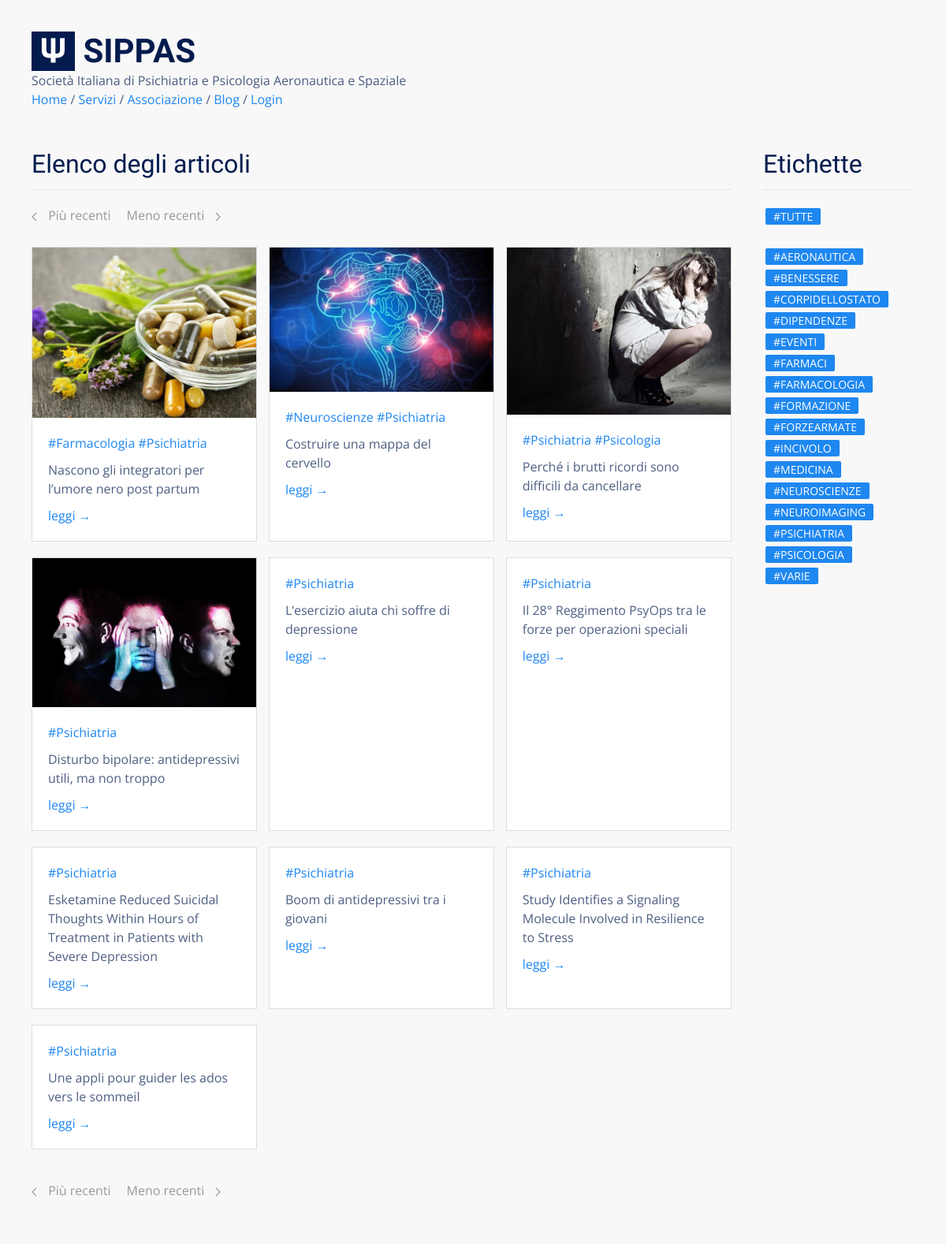
Page /blog/next/offset/94 on the earlier database version.
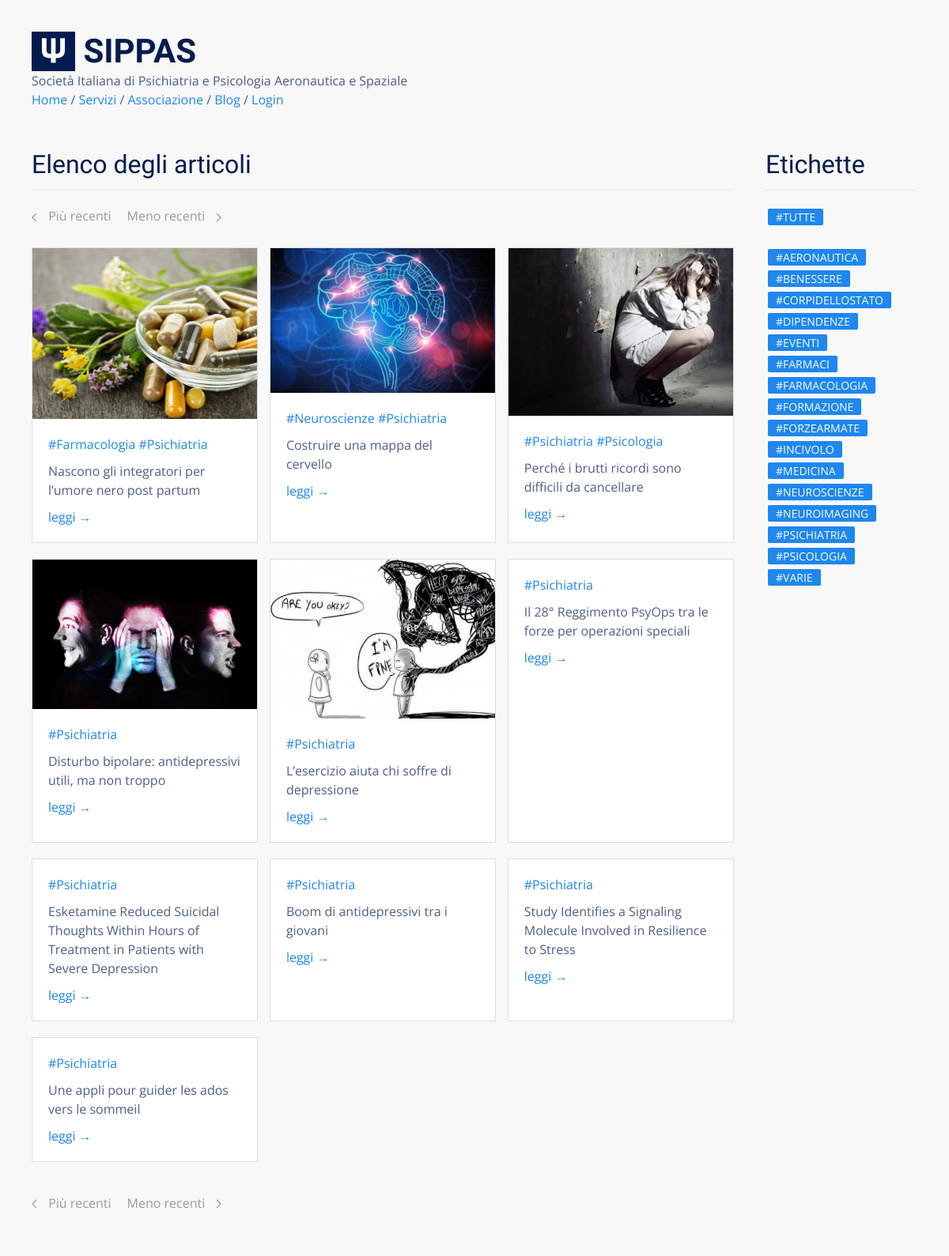
Same page on the later database version.
### tables this page shows
CREATE TABLE "posts" (
  "id" integer NOT NULL PRIMARY KEY AUTOINCREMENT,
  "title" text,
  "body" TEXT,
  "teaser" text,
  "tags" TEXT,
  "is_sticky" integer,
  "author_id" text,
  "created_at" TEXT,
  "updated_at" text,
  "published_at" TEXT
);

### flaskApp/blueprints/blog/routes.py (the view)
@bp_blog.route("/next/offset/<int:id>")
@cache.cached()
def posts_next(id):
  posts = query_db('SELECT * FROM posts WHERE id < ? ORDER BY id DESC LIMIT {}'.format(BLOG_PAGE_SIZE), [id])
  if posts == []: return redirect(url_for('blog.posts'))
  return render_template(
    "blog/posts.html",
    posts=posts,
    tags=TAGS,
    pagination="blog/posts_pagination.html"
  )

### flaskApp/db/sqlite.py (called while the page is built)
def get_db():
  if "db" not in g:
    g.db = sqlite3.connect(
      db_path,
      detect_types = sqlite3.PARSE_DECLTYPES,
      isolation_level = "DEFERRED"
    )
    g.db.cursor().execute("PRAGMA journal_mode=WAL")
    g.db.row_factory = sqlite3.Row
  return g.db

def query_db(query, args=(), one = False):
  with closing(get_db().cursor().execute(query, args)) as cur:
    rv = cur.fetchall()
    return (rv[0] if rv else None) if one else rv

### flaskApp/blueprints/blog/templates/blog/posts.html
{% extends 'base.html' %}
{% block content %}
<div class="uk-section">
  <div class="uk-container">
    <div class="uk-grid">
      <div class="uk-width-4-5">
        <h2 class="uk-heading-divider">Elenco degli articoli</h2>
        {% if posts %}
          <div class="uk-margin">
            {% include pagination %}
          </div>
          {% include 'blog/posts_list.html' %}
        {% else %}
          <div class="uk-margin">
            Nessun articolo trovato.
          </div>
        {% endif %}
      </div>
      <div class="uk-width-expand">
        <div>
          <h2 class="uk-heading-divider">Etichette</h2>
          {% include 'blog/tags_list.html' %}
        </div>
      </div>
    </div>
    {% if posts %}
      <div class="uk-margin">
        {% include pagination %}
      </div>
    {% endif %}
  </div>
</div>
{% endblock %}

### flaskApp/templates/base.html (shortened to what this page needs)
<html lang="it">
<head>
  <link rel="stylesheet" href="{{ url_for('static', filename='css/vendor/uikit.min.css') }}">
</head>
<body>
  {% block navbar %}
    {% include 'navbar.html' %}
  {% endblock %}
  <div class="uk-container uk-margin-large-bottom">
    {% block content %}
    {% endblock %}
  </div>
</body>
</html>

### flaskApp/templates/navbar.html
<div class="uk-container uk-margin-large uk-margin-bottom">
  <h1 class="uk-margin-medium-top uk-margin-remove-bottom">
    <span style="display: inline-block;background-color:#031b4e;color:#fff;padding:0px 10px">𝚿</span>
    <span class="uk-text-bold">SIPPAS</span>
  </h1>
  <p class="uk-margin-remove-vertical">
    Società Italiana di Psichiatria e Psicologia Aeronautica e Spaziale<br>
  </p>
  <a href="{{ url_for('main.index') }}">Home</a> /
  <a href="{{ url_for('main.services') }}">Servizi</a> /
  <a href="{{ url_for('main.gild') }}">Associazione</a> /
  <a href="{{ url_for('blog.posts') }}">Blog</a> /
  {% if current_user.is_authenticated %}
    <a href="{{ url_for('blog.dashboard') }}">Dashboard</a> /
    <a href="{{ url_for('users.logout') }}">Logout</a>
  {% else %}
    <a href="{{ url_for('users.login') }}">Login</a>
  {% endif %}
</div>

### flaskApp/blueprints/blog/templates/blog/posts_pagination.html
<ul class="uk-pagination uk-flex-cente">
  <li>
    <a href="{{ url_for('blog.posts_prev', id=posts[0].id) }}" class="pagination-previous">
      <span class="uk-margin-small-right" uk-pagination-previous></span>  Più recenti
    </a>
  </li>
  <li>
    <a href="{{ url_for('blog.posts_next', id=posts[-1].id) }}" class="pagination-next">
      Meno recenti <span class="uk-margin-small-left" uk-pagination-next></span>
    </a>
  </li>
</ul>

### flaskApp/blueprints/blog/templates/blog/posts_list.html
<div class="uk-grid uk-grid-match uk-grid-small">
{% for p in posts %}
  <div class="uk-width-1-3@s uk-margin-bottom">
    <div class="uk-card uk-card-default uk-card-small uk-margin">
      {% if p.teaser %}
        <div class="uk-card-media-top">
          <img src="{{ url_for('static', filename='blog/' + p.id | string + '/' + p.teaser) }}" />
        </div>
      {% endif %}
      <div class="uk-card-body ">
          {% for tag in p.tags.split(' ') %} <a href="{{ url_for('blog.posts_tagged', tag=tag) }}">{{ tag }}</a> {% endfor %}<br>
          <p class="uk-margin-small">{{ p.title }}</p>
          <a href="{{ url_for('blog.view_post', id=p.id) }}">leggi &rarr;</a>
      </div>
    </div>
  </div>
{% endfor %}
</div>

### flaskApp/blueprints/blog/templates/blog/tags_list.html
<a href="{{ url_for('blog.posts') }}" class="uk-label" style="margin:3px;color:#fff;text-decoration: none">#Tutte</a><br><br>
{% for t in tags %}
  <a href="{{ url_for('blog.posts_tagged', tag=t) }}"
    class="uk-label" style="margin:3px;color:#fff;text-decoration: none">{{ t }}</a><br>
{% endfor %}

### flaskApp/templates/base.html (style rules this page uses)
html { font-family: 'Open Sans', sans-serif; font-size: 16px; font-weight: normal; line-height: 1.5; background: #f8f8f8; color: rgba(3,27,78,0.7) !important; }
h1, .uk-h1, h2, .uk-h2, h3, .uk-h3, h4, .uk-h4, h5, .uk-h5, h6, .uk-h6 { font-family: 'Yanone Kaffeesatz', sans-serif; margin: 0 0 20px 0; font-weight: normal; color: #031b4e; text-transform: none; }
li { margin-bottom: 8px; }
.uk-section { padding: 0px; padding-top: 30px; }
.uk-card-default { color: rgba(3,27,78,0.7) !important; box-shadow: none; border: 1px solid #ddd; }

Differences in the rows shown:
changed posts "L’esercizio aiuta chi soffre di depressione": teaser empty → "depressione.png" (drawn); id+teaser: picture added
